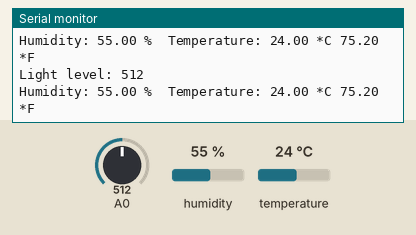
A sketch run on a simulated Arduino Uno, built with avr-gcc and run on an emulated ATmega328P. On the bench: the last lines printed to the serial monitor. The inputs (shaded band) are chosen by the test bench; at power-on: humidity 55 %, A0 = 512, temperature 24 °C.

Above: at 2.8 s.
2.9 s: humidity set to 22 %
At 5.1 s:
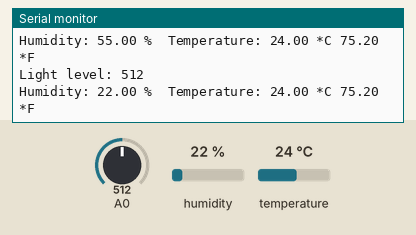
5.6 s: A0 set to 716
At 7.6 s:
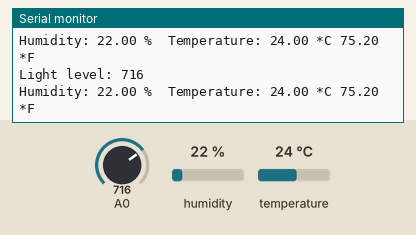
8.3 s: temperature set to 12 °C
At 10.8 s:
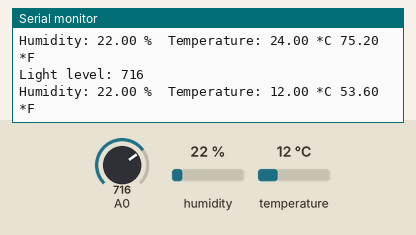
11.0 s: A0 set to 900
At 12.6 s:
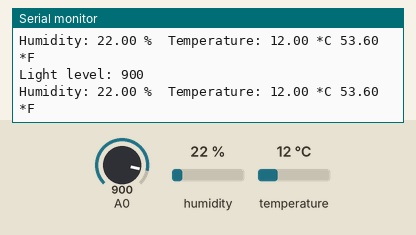
13.7 s: humidity set to 40 %
At 15.1 s:
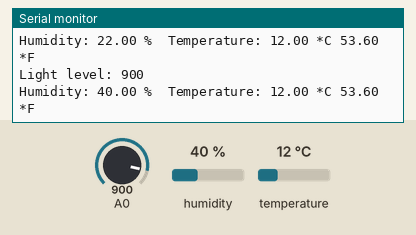
Timing chart, 0 to 16.7 s (numbered marks = the images above; inputs shaded):
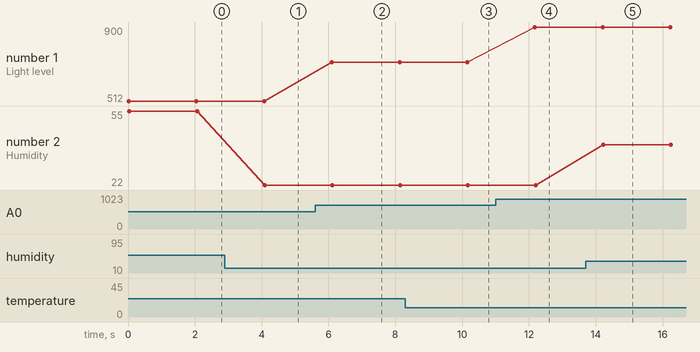

The sketch:

tempHumidity_sensor_test.ino
```cpp
#include "DHT.h"

#define DHTPIN 4 // temperature & humidity sensor pin

// Variables
int lightLevel;
float humidity;
float temperatureC;
float temperatureF;

// Initialize DHT sensor for normal 16mhz Arduino
DHT dht(DHTPIN, DHT11);

void setup(void)
{
  // Init serial
  Serial.begin(9600);

  // Configure the temperature and humidity pin
  dht.begin();

}

void loop(void)
{

  checkSensors();

  // Wait 2 seconds
  delay(2000);

}

void checkSensors() {

  // Measure light level
  lightLevel = analogRead(A0);

  // Reading temperature or humidity takes about 250 milliseconds!
  // Sensor readings may also be up to 2 seconds 'old' (its a very slow sensor)
  humidity = dht.readHumidity();
  // Read temperature as Celsius
  temperatureC = dht.readTemperature();
  // Read temperature as Fahrenheit
  temperatureF = dht.readTemperature(true);


  // Print measurement
  Serial.print("Light level: ");
  Serial.println(lightLevel);
  Serial.print("Humidity: ");
  Serial.print(humidity);
  Serial.print(" %\t");
  Serial.print("Temperature: ");
  Serial.print(temperatureC);
  Serial.print(" *C ");
  Serial.print(temperatureF);
  Serial.print(" *F\n");
}
```

Measured:
- after the input at 2.9 s, the serial monitor: prints a new line after 1.2 s (image 1)
- after the input at 5.6 s, the serial monitor: prints a new line after 0.50 s (image 2)
- after the input at 8.3 s, the serial monitor: prints a new line after 1.9 s (image 3)
- after the input at 11.0 s, the serial monitor: prints a new line after 1.2 s (image 4)
- after the input at 13.7 s, the serial monitor: prints a new line after 0.52 s (image 5)
- plotted number 1: 512 → 716 after the input at 5.6 s, 716 → 900 after the input at 11.0 s
- plotted number 2: 55 → 22 after the input at 2.9 s, 22 → 40 after the input at 13.7 s
